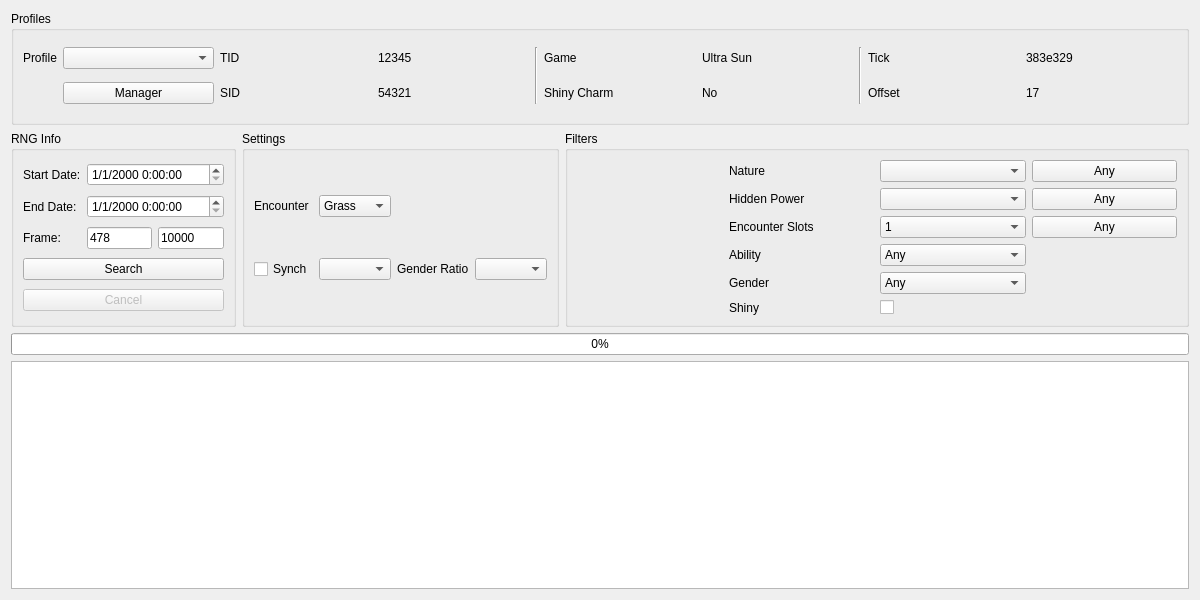
<?xml version="1.0" encoding="UTF-8"?>
<ui version="4.0">
 <class>Wild7</class>
 <widget class="QWidget" name="Wild7">
  <property name="geometry">
   <rect>
    <x>0</x>
    <y>0</y>
    <width>1200</width>
    <height>600</height>
   </rect>
  </property>
  <property name="minimumSize">
   <size>
    <width>1200</width>
    <height>600</height>
   </size>
  </property>
  <property name="windowTitle">
   <string>Gen 7 Wild</string>
  </property>
  <layout class="QGridLayout" name="gridLayout">
   <item row="0" column="0" colspan="3">
    <widget class="QGroupBox" name="groupBoxProfile">
     <property name="sizePolicy">
      <sizepolicy hsizetype="Preferred" vsizetype="Preferred">
       <horstretch>0</horstretch>
       <verstretch>1</verstretch>
      </sizepolicy>
     </property>
     <property name="title">
      <string>Profiles</string>
     </property>
     <layout class="QGridLayout" name="gridLayout_15">
      <item row="0" column="0">
       <widget class="QLabel" name="labelProfile">
        <property name="sizePolicy">
         <sizepolicy hsizetype="Fixed" vsizetype="Preferred">
          <horstretch>0</horstretch>
          <verstretch>0</verstretch>
         </sizepolicy>
        </property>
        <property name="text">
         <string>Profile</string>
        </property>
       </widget>
      </item>
      <item row="0" column="1">
       <widget class="QComboBox" name="comboBoxProfiles"/>
      </item>
      <item row="0" column="2">
       <widget class="QLabel" name="labelProfileTID">
        <property name="text">
         <string>TID</string>
        </property>
       </widget>
      </item>
      <item row="0" column="3">
       <widget class="QLabel" name="labelProfileTIDValue">
        <property name="text">
         <string notr="true">12345</string>
        </property>
       </widget>
      </item>
      <item row="0" column="4" rowspan="2">
       <widget class="Line" name="line">
        <property name="orientation">
         <enum>Qt::Vertical</enum>
        </property>
       </widget>
      </item>
      <item row="0" column="5">
       <widget class="QLabel" name="labelProfileGame">
        <property name="text">
         <string>Game</string>
        </property>
       </widget>
      </item>
      <item row="0" column="6">
       <widget class="QLabel" name="labelProfileGameValue">
        <property name="text">
         <string>Ultra Sun</string>
        </property>
       </widget>
      </item>
      <item row="0" column="7" rowspan="2">
       <widget class="Line" name="line_2">
        <property name="orientation">
         <enum>Qt::Vertical</enum>
        </property>
       </widget>
      </item>
      <item row="0" column="8">
       <widget class="QLabel" name="labelProfileTick">
        <property name="text">
         <string>Tick</string>
        </property>
       </widget>
      </item>
      <item row="0" column="9">
       <widget class="QLabel" name="labelProfileTickValue">
        <property name="text">
         <string>383e329</string>
        </property>
       </widget>
      </item>
      <item row="1" column="1">
       <widget class="QPushButton" name="pushButtonProfileManager">
        <property name="text">
         <string>Manager</string>
        </property>
       </widget>
      </item>
      <item row="1" column="2">
       <widget class="QLabel" name="labelProfileSID">
        <property name="text">
         <string>SID</string>
        </property>
       </widget>
      </item>
      <item row="1" column="3">
       <widget class="QLabel" name="labelProfileSIDValue">
        <property name="text">
         <string notr="true">54321</string>
        </property>
       </widget>
      </item>
      <item row="1" column="5">
       <widget class="QLabel" name="labelProfileShinyCharm">
        <property name="text">
         <string>Shiny Charm</string>
        </property>
       </widget>
      </item>
      <item row="1" column="6">
       <widget class="QLabel" name="labelProfileShinyCharmValue">
        <property name="text">
         <string>No</string>
        </property>
       </widget>
      </item>
      <item row="1" column="8">
       <widget class="QLabel" name="labelProfileOffset">
        <property name="text">
         <string>Offset</string>
        </property>
       </widget>
      </item>
      <item row="1" column="9">
       <widget class="QLabel" name="labelProfileOffsetValue">
        <property name="text">
         <string>17</string>
        </property>
       </widget>
      </item>
     </layout>
    </widget>
   </item>
   <item row="1" column="0">
    <widget class="QGroupBox" name="groupBoxRNGInfo">
     <property name="sizePolicy">
      <sizepolicy hsizetype="Preferred" vsizetype="Preferred">
       <horstretch>1</horstretch>
       <verstretch>1</verstretch>
      </sizepolicy>
     </property>
     <property name="title">
      <string>RNG Info</string>
     </property>
     <layout class="QGridLayout" name="gridLayout_18">
      <item row="0" column="0">
       <widget class="QLabel" name="labelStartDate">
        <property name="text">
         <string>Start Date:</string>
        </property>
       </widget>
      </item>
      <item row="0" column="1" colspan="2">
       <widget class="DateTimeEdit" name="dateTimeEditStartDate">
        <property name="displayFormat">
         <string>M/d/yyyy H:mm:ss</string>
        </property>
       </widget>
      </item>
      <item row="1" column="0">
       <widget class="QLabel" name="labelEndDate">
        <property name="text">
         <string>End Date:</string>
        </property>
       </widget>
      </item>
      <item row="1" column="1" colspan="2">
       <widget class="DateTimeEdit" name="dateTimeEditEndDate">
        <property name="displayFormat">
         <string>M/d/yyyy H:mm:ss</string>
        </property>
       </widget>
      </item>
      <item row="2" column="0">
       <widget class="QLabel" name="labelFrame">
        <property name="text">
         <string>Frame:</string>
        </property>
       </widget>
      </item>
      <item row="2" column="1">
       <widget class="TextBox" name="textBoxStartFrame">
        <property name="text">
         <string notr="true">478</string>
        </property>
       </widget>
      </item>
      <item row="2" column="2">
       <widget class="TextBox" name="textBoxEndFrame">
        <property name="text">
         <string notr="true">10000</string>
        </property>
       </widget>
      </item>
      <item row="3" column="0" colspan="3">
       <widget class="QPushButton" name="pushButtonSearch">
        <property name="text">
         <string>Search</string>
        </property>
       </widget>
      </item>
      <item row="4" column="0" colspan="3">
       <widget class="QPushButton" name="pushButtonCancel">
        <property name="enabled">
         <bool>false</bool>
        </property>
        <property name="text">
         <string>Cancel</string>
        </property>
       </widget>
      </item>
     </layout>
    </widget>
   </item>
   <item row="1" column="1">
    <widget class="QGroupBox" name="groupBoxSettings">
     <property name="sizePolicy">
      <sizepolicy hsizetype="Preferred" vsizetype="Preferred">
       <horstretch>1</horstretch>
       <verstretch>1</verstretch>
      </sizepolicy>
     </property>
     <property name="title">
      <string>Settings</string>
     </property>
     <layout class="QGridLayout" name="gridLayout_20">
      <item row="0" column="0">
       <widget class="QLabel" name="labelEncounter">
        <property name="text">
         <string>Encounter</string>
        </property>
       </widget>
      </item>
      <item row="0" column="1">
       <widget class="ComboBox" name="comboBoxEncounter">
        <item>
         <property name="text">
          <string>Grass</string>
         </property>
        </item>
        <item>
         <property name="text">
          <string>Fish</string>
         </property>
        </item>
       </widget>
      </item>
      <item row="1" column="0">
       <widget class="QCheckBox" name="checkBoxSynch">
        <property name="text">
         <string>Synch</string>
        </property>
       </widget>
      </item>
      <item row="1" column="1">
       <widget class="QComboBox" name="comboBoxSynchNature"/>
      </item>
      <item row="1" column="2">
       <widget class="QLabel" name="labelGenderRatio">
        <property name="text">
         <string>Gender Ratio</string>
        </property>
       </widget>
      </item>
      <item row="1" column="3">
       <widget class="ComboBox" name="comboBoxGenderRatio"/>
      </item>
     </layout>
    </widget>
   </item>
   <item row="1" column="2">
    <widget class="QGroupBox" name="groupBoxFilter">
     <property name="sizePolicy">
      <sizepolicy hsizetype="Preferred" vsizetype="Preferred">
       <horstretch>3</horstretch>
       <verstretch>1</verstretch>
      </sizepolicy>
     </property>
     <property name="title">
      <string>Filters</string>
     </property>
     <layout class="QGridLayout" name="gridLayout_19">
      <item row="0" column="1">
       <widget class="QLabel" name="labelNature">
        <property name="frameShape">
         <enum>QFrame::NoFrame</enum>
        </property>
        <property name="text">
         <string>Nature</string>
        </property>
       </widget>
      </item>
      <item row="0" column="2">
       <widget class="CheckList" name="comboBoxNature"/>
      </item>
      <item row="0" column="3">
       <widget class="QPushButton" name="pushButtonAnyNature">
        <property name="text">
         <string>Any</string>
        </property>
       </widget>
      </item>
      <item row="1" column="1">
       <widget class="QLabel" name="labelHiddenPower">
        <property name="text">
         <string>Hidden Power</string>
        </property>
       </widget>
      </item>
      <item row="1" column="2">
       <widget class="CheckList" name="comboBoxHiddenPower"/>
      </item>
      <item row="1" column="3">
       <widget class="QPushButton" name="pushButtonAnyHiddenPower">
        <property name="text">
         <string>Any</string>
        </property>
       </widget>
      </item>
      <item row="2" column="1">
       <widget class="QLabel" name="labelEncounterSlot">
        <property name="text">
         <string>Encounter Slots</string>
        </property>
       </widget>
      </item>
      <item row="2" column="2">
       <widget class="CheckList" name="comboBoxEncounterSlot">
        <item>
         <property name="text">
          <string>1</string>
         </property>
        </item>
        <item>
         <property name="text">
          <string>2</string>
         </property>
        </item>
        <item>
         <property name="text">
          <string>3</string>
         </property>
        </item>
        <item>
         <property name="text">
          <string>4</string>
         </property>
        </item>
        <item>
         <property name="text">
          <string>5</string>
         </property>
        </item>
        <item>
         <property name="text">
          <string>6</string>
         </property>
        </item>
        <item>
         <property name="text">
          <string>7</string>
         </property>
        </item>
        <item>
         <property name="text">
          <string>8</string>
         </property>
        </item>
        <item>
         <property name="text">
          <string>9</string>
         </property>
        </item>
        <item>
         <property name="text">
          <string>10</string>
         </property>
        </item>
       </widget>
      </item>
      <item row="2" column="3">
       <widget class="QPushButton" name="pushButtonAnyEncounterSlot">
        <property name="text">
         <string>Any</string>
        </property>
       </widget>
      </item>
      <item row="3" column="1">
       <widget class="QLabel" name="labelAbility">
        <property name="text">
         <string>Ability</string>
        </property>
       </widget>
      </item>
      <item row="3" column="2">
       <widget class="ComboBox" name="comboBoxAbility">
        <item>
         <property name="text">
          <string>Any</string>
         </property>
        </item>
        <item>
         <property name="text">
          <string notr="true">1</string>
         </property>
        </item>
        <item>
         <property name="text">
          <string notr="true">2</string>
         </property>
        </item>
        <item>
         <property name="text">
          <string notr="true">H</string>
         </property>
        </item>
       </widget>
      </item>
      <item row="4" column="1">
       <widget class="QLabel" name="labelGender">
        <property name="text">
         <string>Gender</string>
        </property>
       </widget>
      </item>
      <item row="4" column="2">
       <widget class="ComboBox" name="comboBoxGender">
        <item>
         <property name="text">
          <string>Any</string>
         </property>
        </item>
        <item>
         <property name="text">
          <string notr="true">♂</string>
         </property>
        </item>
        <item>
         <property name="text">
          <string notr="true">♀</string>
         </property>
        </item>
       </widget>
      </item>
      <item row="5" column="1">
       <widget class="QLabel" name="labelShiny">
        <property name="text">
         <string>Shiny</string>
        </property>
       </widget>
      </item>
      <item row="5" column="2">
       <widget class="QCheckBox" name="checkBoxShiny">
        <property name="text">
         <string/>
        </property>
       </widget>
      </item>
      <item row="0" column="0" rowspan="6">
       <widget class="IVFilter" name="ivFilter" native="true"/>
      </item>
     </layout>
    </widget>
   </item>
   <item row="2" column="0" colspan="3">
    <widget class="QProgressBar" name="progressBar">
     <property name="value">
      <number>0</number>
     </property>
    </widget>
   </item>
   <item row="3" column="0" colspan="3">
    <widget class="TableView" name="tableView">
     <property name="sizePolicy">
      <sizepolicy hsizetype="Expanding" vsizetype="Expanding">
       <horstretch>0</horstretch>
       <verstretch>2</verstretch>
      </sizepolicy>
     </property>
     <attribute name="horizontalHeaderDefaultSectionSize">
      <number>60</number>
     </attribute>
     <attribute name="verticalHeaderVisible">
      <bool>false</bool>
     </attribute>
    </widget>
   </item>
  </layout>
 </widget>
 <customwidgets>
  <customwidget>
   <class>TextBox</class>
   <extends>QLineEdit</extends>
   <header>Forms/Controls/TextBox.hpp</header>
  </customwidget>
  <customwidget>
   <class>TableView</class>
   <extends>QTableView</extends>
   <header>Forms/Controls/TableView.hpp</header>
  </customwidget>
  <customwidget>
   <class>IVFilter</class>
   <extends>QWidget</extends>
   <header>Forms/Controls/IVFilter.hpp</header>
   <container>1</container>
  </customwidget>
  <customwidget>
   <class>CheckList</class>
   <extends>QComboBox</extends>
   <header>Forms/Controls/CheckList.hpp</header>
   <slots>
    <slot>resetChecks()</slot>
   </slots>
  </customwidget>
  <customwidget>
   <class>ComboBox</class>
   <extends>QComboBox</extends>
   <header>Forms/Controls/ComboBox.hpp</header>
  </customwidget>
  <customwidget>
   <class>DateTimeEdit</class>
   <extends>QDateTimeEdit</extends>
   <header>Forms/Controls/DateTimeEdit.hpp</header>
  </customwidget>
 </customwidgets>
 <tabstops>
  <tabstop>comboBoxProfiles</tabstop>
  <tabstop>pushButtonProfileManager</tabstop>
  <tabstop>dateTimeEditStartDate</tabstop>
  <tabstop>dateTimeEditEndDate</tabstop>
  <tabstop>textBoxStartFrame</tabstop>
  <tabstop>textBoxEndFrame</tabstop>
  <tabstop>pushButtonSearch</tabstop>
  <tabstop>pushButtonCancel</tabstop>
  <tabstop>comboBoxEncounter</tabstop>
  <tabstop>checkBoxSynch</tabstop>
  <tabstop>comboBoxSynchNature</tabstop>
  <tabstop>comboBoxGenderRatio</tabstop>
  <tabstop>comboBoxNature</tabstop>
  <tabstop>pushButtonAnyNature</tabstop>
  <tabstop>comboBoxHiddenPower</tabstop>
  <tabstop>pushButtonAnyHiddenPower</tabstop>
  <tabstop>comboBoxEncounterSlot</tabstop>
  <tabstop>pushButtonAnyEncounterSlot</tabstop>
  <tabstop>comboBoxAbility</tabstop>
  <tabstop>comboBoxGender</tabstop>
  <tabstop>checkBoxShiny</tabstop>
  <tabstop>tableView</tabstop>
 </tabstops>
 <resources/>
 <connections>
  <connection>
   <sender>pushButtonAnyNature</sender>
   <signal>clicked()</signal>
   <receiver>comboBoxNature</receiver>
   <slot>resetChecks()</slot>
   <hints>
    <hint type="sourcelabel">
     <x>1038</x>
     <y>171</y>
    </hint>
    <hint type="destinationlabel">
     <x>1012</x>
     <y>166</y>
    </hint>
   </hints>
  </connection>
  <connection>
   <sender>pushButtonAnyHiddenPower</sender>
   <signal>clicked()</signal>
   <receiver>comboBoxHiddenPower</receiver>
   <slot>resetChecks()</slot>
   <hints>
    <hint type="sourcelabel">
     <x>1053</x>
     <y>198</y>
    </hint>
    <hint type="destinationlabel">
     <x>976</x>
     <y>195</y>
    </hint>
   </hints>
  </connection>
  <connection>
   <sender>pushButtonAnyEncounterSlot</sender>
   <signal>clicked()</signal>
   <receiver>comboBoxEncounterSlot</receiver>
   <slot>resetChecks()</slot>
   <hints>
    <hint type="sourcelabel">
     <x>1068</x>
     <y>224</y>
    </hint>
    <hint type="destinationlabel">
     <x>934</x>
     <y>227</y>
    </hint>
   </hints>
  </connection>
 </connections>
</ui>
